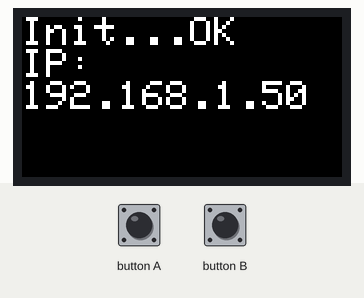
Recording of a sketch running on a simulated ESP32. Parts: 160×80 colour display. Inputs (shaded band) come from the test bench. WiFi joins after 1.5 s; servers stay silent unless stated; uploads are accepted with an empty reply; what the sketch prints to the serial monitor is not drawn.

Above: at 1.7 s.
At 3.8 s:
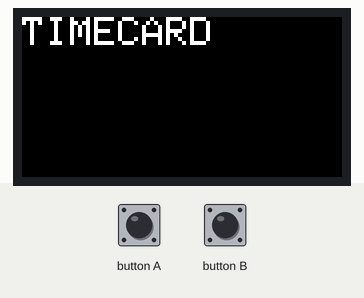
3.9 s: button A pressed for 0.15 s
At 5.1 s:
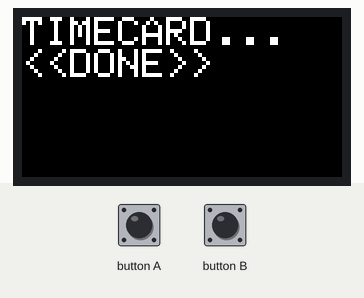
Timing chart, 0 to 6.9 s (numbered marks = the images above; inputs shaded):
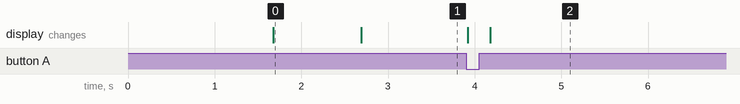

Measured:
- after the input at 3.9 s, the display: first changes at once (image 2 shows a later state)
- what the display in image 0 shows lasts 1.0 s, from 1.7 s to 2.7 s

The sketch:

button.ino
```cpp
#include <M5StickC.h>
#include <WiFiClientSecure.h>
#include "settings.h"

// ネットワーク設定
const char *ssid = SSID;
const char *password = PASSWORD;
const char *host = HOSTNAME;
const char *apiKey = API_KEY;
const int port = PORT;
const int CONNECTION_TIMEOUT_MILLIS = 5000;
const int RESPONSE_TIMEOUT_MILLIS = 20000;

// LCD描画設定
const int displayBrightness = 10;
const int displayRotation = 1;
const int displayTextSize = 2;

// 関数プロトタイプ宣言
void postTimecard();
void clearLcd();

/*
  初回処理
*/
void setup()
{
  // M5StickC 初期化
  M5.begin();

  // LCD スクリーン初期化
  M5.Axp.ScreenBreath(displayBrightness);
  M5.Lcd.setRotation(displayRotation);
  M5.Lcd.setTextSize(displayTextSize);
  M5.Lcd.fillScreen(BLACK);
  M5.Lcd.print("Init...");

  // Wi-Fi 接続
  Serial.println();
  Serial.print("Connecting to ");
  Serial.println(ssid);
  WiFi.begin(ssid, password);
  while (WiFi.status() != WL_CONNECTED)
  {
    // 接続待ち
    delay(500);
    Serial.print(".");
  }

  // 接続成功後
  Serial.println();
  Serial.println("Wi-Fi connected.");
  Serial.print("IP address: ");
  Serial.println(WiFi.localIP());
  M5.Lcd.println("OK");
  M5.Lcd.println("IP:");
  M5.Lcd.println(WiFi.localIP());

  delay(1000);
  clearLcd();
  M5.Lcd.println("TIMECARD");
}

/*
  ループ処理
*/
void loop()
{
  M5.update();

  if (M5.BtnA.wasPressed())
  {
    postTimecard();

    clearLcd();
    M5.Lcd.println("TIMECARD");
  }

  delay(1);
}

/**
 * タイムカードを打刻します。
 */
void postTimecard()
{
#if PORT == 443
  WiFiClientSecure client;
#else
  WiFiClient client;
#endif

  clearLcd();
  M5.Lcd.println("TIMECARD...");
  Serial.print("Connecting to ");
  Serial.println(host);
  if (!client.connect(host, port, CONNECTION_TIMEOUT_MILLIS))
  {
    // HTTP通信の確立に失敗
    Serial.println("Connection failed.");
    M5.Lcd.println("<<ERROR>>");
    delay(3000);
    return;
  }

  // リクエスト生成
  String url = String("/prod/timecard/") + apiKey;
  Serial.print("Requesting URL: ");
  Serial.print(host);
  Serial.println(url);

  // POST リクエスト実行
  String request =
      String("POST ") + url + " HTTP/1.1\r\n" +
      "Host: " + host + "\r\n" +
      "Connection: close\r\n" +
      "Content-Length: 0\r\n" +
      "\r\n";
  client.print(request);

  // レスポンス返却まで待機
  const unsigned long requestedTime = millis();
  while (!client.available())
  {
    if (millis() - requestedTime > RESPONSE_TIMEOUT_MILLIS)
    {
      client.stop();
      Serial.println("...Connection timeout.");
      M5.Lcd.println("<<TIMEOUT>>");
      delay(3000);
      return;
    }
  }

  M5.Lcd.println("<<DONE>>");
  delay(3000);
}

/**
 * LCDを暗転させます。
 */
void clearLcd()
{
  M5.Lcd.fillScreen(BLACK);
  M5.Lcd.setCursor(0, 0);
}
```

settings.example.h
```cpp
//########################################################
//  プライベートな Wi-Fi 接続設定などの定義 [サンプル]
//  settings.h としてコピーした上で適宜設定を行って下さい。
//########################################################

#define SSID "xxxxxxx"
#define PASSWORD "xxxxxxx"
#define HOSTNAME "xxxxxxx"
#define PORT 443
#define API_KEY "xxxxxxxx-xxxx-xxxx-xxxx-xxxxxxxxxxxx"
```
